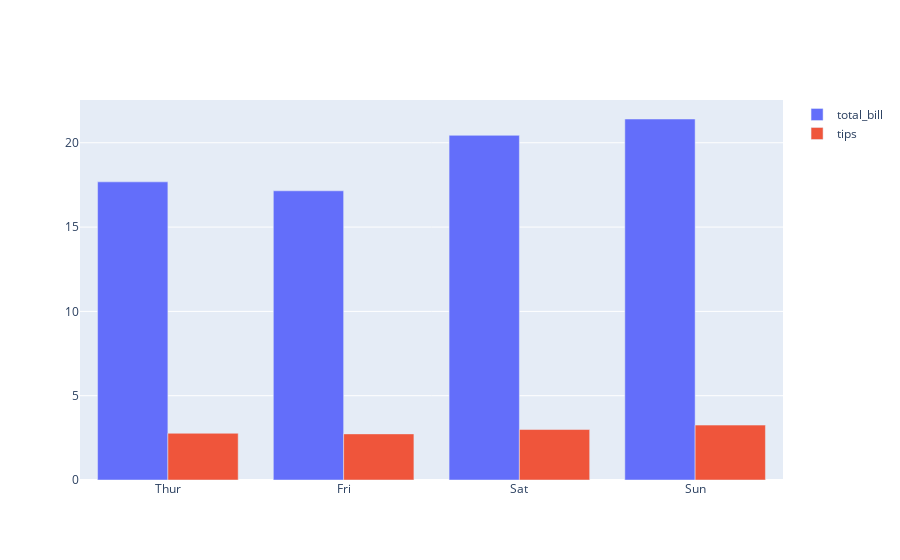

The notebook cell saved with this chart:
### Code cell
fig = go.Figure(
    data=[
        go.Bar(name="total_bill", x=tips_mean["day"], y=tips_mean["total_bill"]),
        go.Bar(name="tips", x=tips_mean["day"], y=tips_mean["tip"]),
    ]
)
fig.update_layout(barmode="group")
fig.show()

### Figure 1 — Plotly figure (JSON) as saved in the notebook; plotly's stock layout.template omitted (floating-point values rounded to 4 significant figures)
{"data": [{"name": "total_bill", "type": "bar", "x": ["Thur", "Fri", "Sat", "Sun"], "y": [17.68, 17.15, 20.44, 21.41]}, {"name": "tips", "type": "bar", "x": ["Thur", "Fri", "Sat", "Sun"], "y": [2.771, 2.735, 2.993, 3.255]}], "layout": {"barmode": "group"}}
